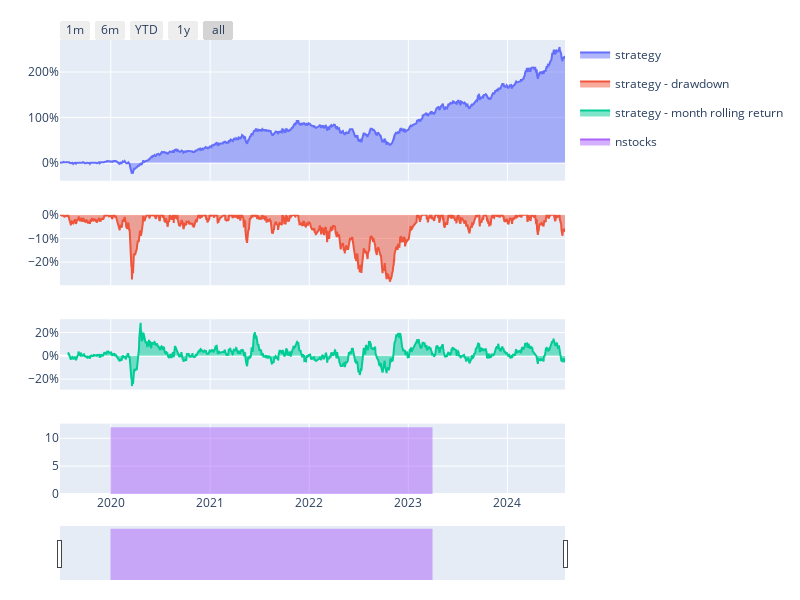
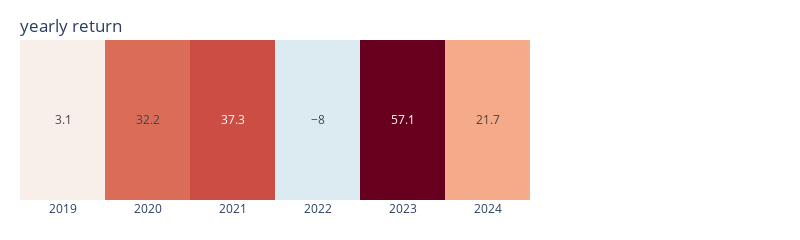
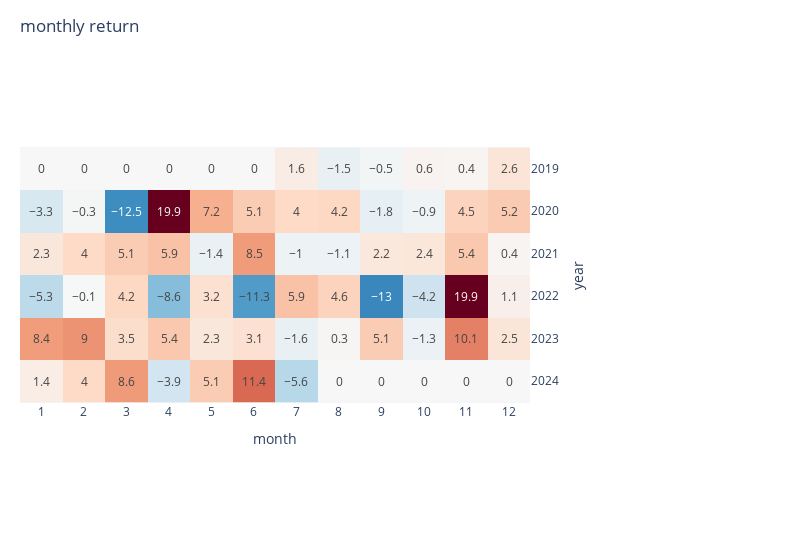

Here is the notebook cell these charts were saved with, in order:
### Code cell
report.display()

### Figure 1 — Plotly figure (JSON) as saved in the notebook; plotly's stock layout.template omitted (floating-point values rounded to 4 significant figures; data arrays with more than 128 entries replaced by an {"elided": "..."} marker saying what was removed)
{"data": [{"fill": "tozeroy", "legendgroup": "performance", "name": "strategy", "type": "scatter", "x": {"elided": "1240 str values"}, "xaxis": "x", "y": {"elided": "1240 float values"}, "yaxis": "y"}, {"fill": "tozeroy", "legendgroup": "drawdown", "name": "strategy - drawdown", "type": "scatter", "x": {"elided": "1240 str values"}, "xaxis": "x2", "y": {"elided": "1240 float values"}, "yaxis": "y2"}, {"fill": "tozeroy", "legendgroup": "rolling performance", "name": "strategy - month rolling return", "type": "scatter", "x": {"elided": "1240 str values"}, "xaxis": "x3", "y": {"elided": "1240 float values"}, "yaxis": "y3"}, {"fill": "tozeroy", "name": "nstocks", "type": "scatter", "x": {"elided": "1240 str values"}, "xaxis": "x4", "y": {"elided": "1240 int values"}, "yaxis": "y4"}], "layout": {"height": 600, "legend": {"bgcolor": "rgba(0,0,0,0)"}, "margin": {"b": 20, "l": 60, "r": 20, "t": 40}, "width": 800, "xaxis": {"anchor": "y", "domain": [0, 1], "matches": "x4", "showticklabels": false}, "xaxis2": {"anchor": "y2", "domain": [0, 1], "matches": "x4", "showticklabels": false}, "xaxis3": {"anchor": "y3", "domain": [0, 1], "matches": "x4", "showticklabels": false}, "xaxis4": {"anchor": "y4", "domain": [0, 1], "rangeselector": {"buttons": [{"count": 1, "label": "1m", "step": "month", "stepmode": "backward"}, {"count": 6, "label": "6m", "step": "month", "stepmode": "backward"}, {"count": 1, "label": "YTD", "step": "year", "stepmode": "todate"}, {"count": 1, "label": "1y", "step": "year", "stepmode": "backward"}, {"step": "all"}], "x": 0, "y": 1}, "rangeslider": {"thickness": 0.1, "visible": true}, "type": "date"}, "yaxis": {"anchor": "x", "domain": [0.69, 1], "tickformat": ",.0%"}, "yaxis2": {"anchor": "x2", "domain": [0.46, 0.615], "tickformat": ",.0%"}, "yaxis3": {"anchor": "x3", "domain": [0.23, 0.385], "tickformat": ",.0%"}, "yaxis4": {"anchor": "x4", "domain": [0, 0.155]}}}

### Figure 2 — Plotly figure (JSON) as saved in the notebook; plotly's stock layout.template omitted (floating-point values rounded to 4 significant figures)
{"data": [{"coloraxis": "coloraxis", "hovertemplate": "year: %{x}<br>return: %{z}%", "name": "0", "texttemplate": "%{z}", "type": "heatmap", "x": ["2019", "2020", "2021", "2022", "2023", "2024"], "xaxis": "x", "yaxis": "y", "z": [[3.1, 32.2, 37.3, -8, 57.1, 21.7]]}], "layout": {"coloraxis": {"cmid": 0, "colorbar": {"title": {"text": "return(%)"}}, "colorscale": [[0, "rgb(5,48,97)"], [0.1, "rgb(33,102,172)"], [0.2, "rgb(67,147,195)"], [0.3, "rgb(146,197,222)"], [0.4, "rgb(209,229,240)"], [0.5, "rgb(247,247,247)"], [0.6, "rgb(253,219,199)"], [0.7, "rgb(244,165,130)"], [0.8, "rgb(214,96,77)"], [0.9, "rgb(178,24,43)"], [1, "rgb(103,0,31)"]], "showscale": false}, "height": 120, "margin": {"b": 40, "l": 20, "r": 270, "t": 40}, "title": {"text": "yearly return", "x": 0.025, "yanchor": "top"}, "width": 800, "xaxis": {"anchor": "y", "constrain": "domain", "domain": [0, 1], "scaleanchor": "y"}, "yaxis": {"anchor": "x", "autorange": "reversed", "constrain": "domain", "domain": [0, 1], "visible": false}}}

### Figure 3 — Plotly figure (JSON) as saved in the notebook; plotly's stock layout.template omitted (floating-point values rounded to 4 significant figures)
{"data": [{"coloraxis": "coloraxis", "hovertemplate": "year: %{y}<br>month: %{x}<br>return: %{z}%", "name": "0", "texttemplate": "%{z}", "type": "heatmap", "x": ["1", "2", "3", "4", "5", "6", "7", "8", "9", "10", "11", "12"], "xaxis": "x", "y": ["2019", "2020", "2021", "2022", "2023", "2024"], "yaxis": "y", "z": [[0, 0, 0, 0, 0, 0, 1.6, -1.5, -0.5, 0.6, 0.4, 2.6], [-3.3, -0.3, -12.5, 19.9, 7.2, 5.1, 4, 4.2, -1.8, -0.9, 4.5, 5.2], [2.3, 4, 5.1, 5.9, -1.4, 8.5, -1, -1.1, 2.2, 2.4, 5.4, 0.4], [-5.3, -0.1, 4.2, -8.6, 3.2, -11.3, 5.9, 4.6, -13, -4.2, 19.9, 1.1], [8.4, 9, 3.5, 5.4, 2.3, 3.1, -1.6, 0.3, 5.1, -1.3, 10.1, 2.5], [1.4, 4, 8.6, -3.9, 5.1, 11.4, -5.6, 0, 0, 0, 0, 0]]}], "layout": {"coloraxis": {"cmid": 0, "colorbar": {"title": {"text": "return(%)"}}, "colorscale": [[0, "rgb(5,48,97)"], [0.1, "rgb(33,102,172)"], [0.2, "rgb(67,147,195)"], [0.3, "rgb(146,197,222)"], [0.4, "rgb(209,229,240)"], [0.5, "rgb(247,247,247)"], [0.6, "rgb(253,219,199)"], [0.7, "rgb(244,165,130)"], [0.8, "rgb(214,96,77)"], [0.9, "rgb(178,24,43)"], [1, "rgb(103,0,31)"]], "showscale": false}, "height": 550, "margin": {"b": 40, "l": 20, "r": 270, "t": 40}, "title": {"text": "monthly return", "x": 0.025, "yanchor": "top"}, "width": 800, "xaxis": {"anchor": "y", "constrain": "domain", "domain": [0, 1], "scaleanchor": "y", "title": {"text": "month"}}, "yaxis": {"anchor": "x", "autorange": "reversed", "constrain": "domain", "domain": [0, 1], "side": "right", "title": {"text": "year"}}}}
